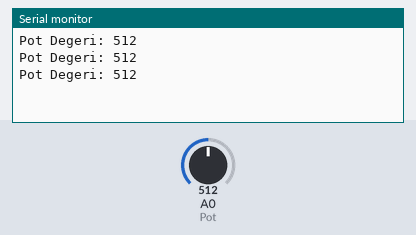
Bench run of a sketch on a simulated Arduino Uno, built with avr-gcc and run on an emulated ATmega328P. On the bench: the last lines printed to the serial monitor. Inputs (shaded band) come from the test bench; at power-on: A0 (Pot) = 512.

Above: at 1.3 s.
1.4 s: A0 (Pot) set to 716
At 1.9 s:
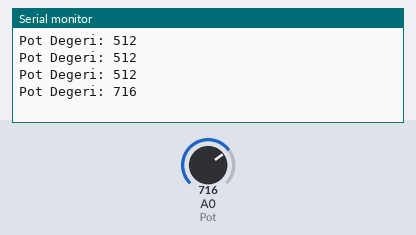
2.9 s: A0 (Pot) set to 900
At 3.4 s:
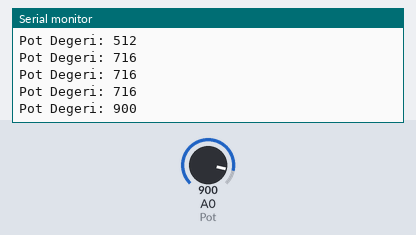
Timing chart, 0 to 5.9 s (numbered marks = the images above; inputs shaded):
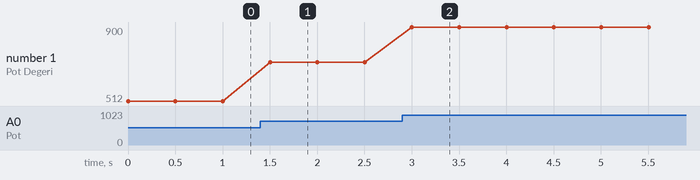

The sketch:

ders_5_potansiyometre_deger_okuma.ino
```cpp
// Mucit Akademisi Tekrar Notları
// Bu kodun amacı: Potansiyometreden okunan değeri bilgisayar ekranında (Serial Monitör) göstermek.

void setup() {
  Serial.begin(9600); // Bilgisayarla haberleşmeyi başlat
}

void loop() {
  int potDeger = analogRead(A0); // Potansiyometreyi oku (0 ile 1023 arası sayı verir)
  Serial.print("Pot Degeri: ");  // Ekrana yazdır
  Serial.println(potDeger);
  delay(500); // Yarım saniye bekle
}
```

Measured:
- after the input at 1.4 s, the serial monitor: prints a new line after 0.10 s (image 1)
- after the input at 2.9 s, the serial monitor: prints a new line after 0.10 s (image 2)
- plotted number 1: 512 → 716 after the input at 1.4 s, 716 → 900 after the input at 2.9 s
